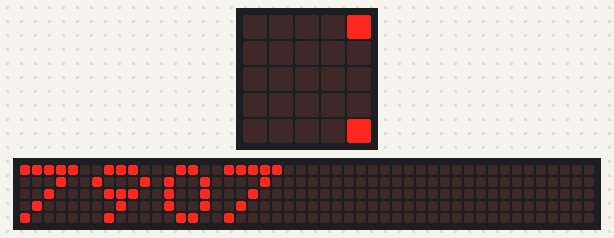
A program run on a simulated BBC micro:bit running MicroPython. On the bench: the board's 5×5 LED display, a strip that is not on the board, showing the scrolling text unrolled. The interpreter's speed is modelled, so counts of loop turns are approximate; the 48×5 strip is a reading aid, not a part: it shows the text the display is scrolling, unrolled, one strip-width of it at a time.

Above: at 2.54 s.
At 4.49 s:
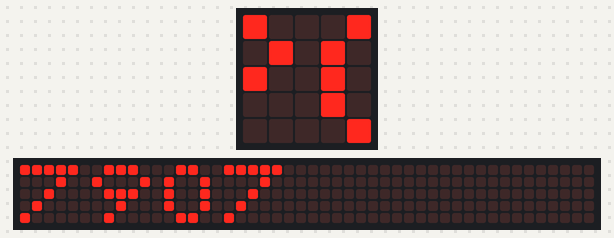
At 6.44 s:
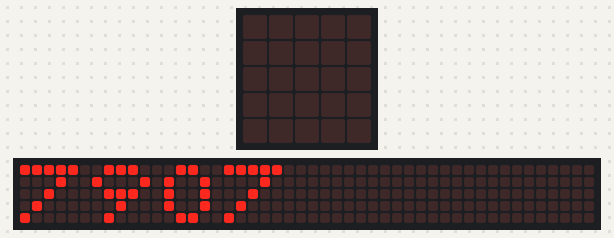
At 11.55 s:
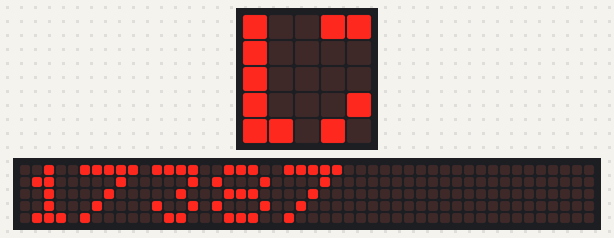
At 20.51 s:
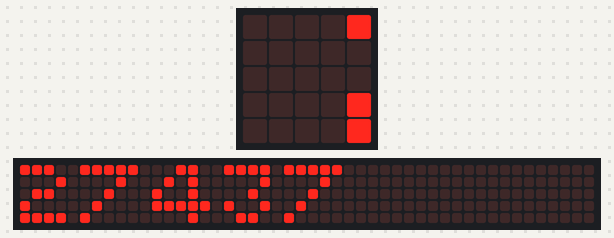
At 35.34 s:
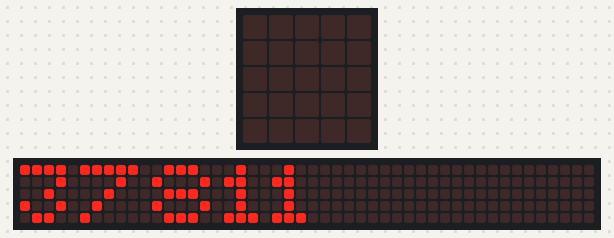

The program:

primesMicroBit.py
```python
# -*- coding: utf-8 -*-
"""
Created on Sat Mar 17 20:19:42 2018
Copyright James Robinson 2018
All Rights Reserved
"""

import math
from microbit import *

doMod = True

def isPrime(num):                                   #Prime number finding function
                                                    #Note: faster then converting it into a loop
    if num < 2:
        return False

    for i in range(2, int(math.sqrt(num)) + 1):
        if num % i == 0:
            return False

    return True

i = 1
x = 1

while 1 < 2:

    if isPrime(i):
        x = x + 1

        if doMod == True:
            if x % 1000 == 0:
                display.scroll(str(i))

        else:
            display.scroll(str(i))

    i = i + 1
```
